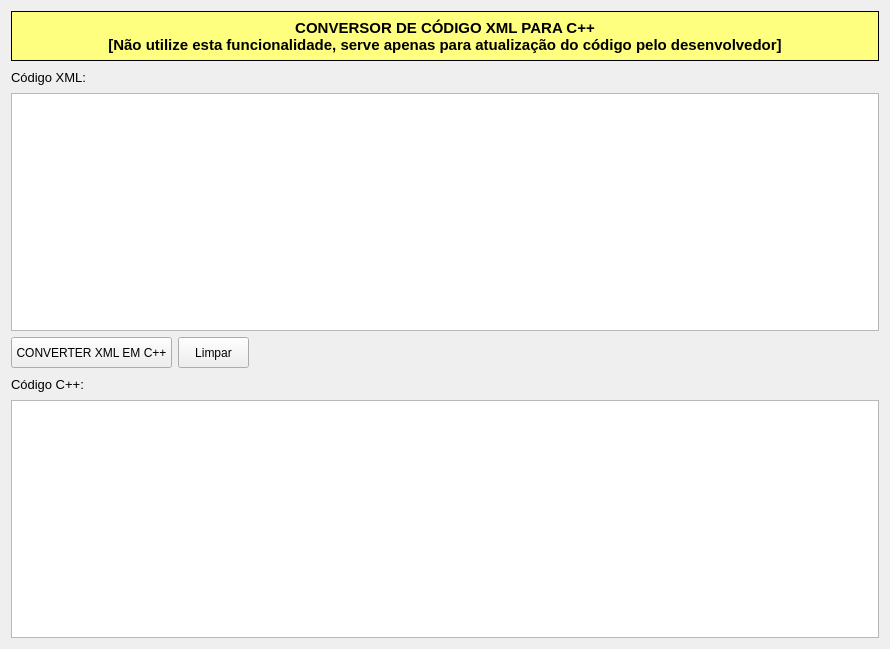
<?xml version="1.0" encoding="UTF-8"?>
<ui version="4.0">
 <class>CoderXML</class>
 <widget class="QWidget" name="CoderXML">
  <property name="geometry">
   <rect>
    <x>0</x>
    <y>0</y>
    <width>890</width>
    <height>649</height>
   </rect>
  </property>
  <property name="windowTitle">
   <string>Form</string>
  </property>
  <layout class="QVBoxLayout" name="verticalLayout">
   <item>
    <widget class="QLabel" name="label_3">
     <property name="minimumSize">
      <size>
       <width>0</width>
       <height>50</height>
      </size>
     </property>
     <property name="font">
      <font>
       <pointsize>11</pointsize>
       <weight>75</weight>
       <bold>true</bold>
      </font>
     </property>
     <property name="styleSheet">
      <string notr="true">background-color: rgb(255, 255, 127);</string>
     </property>
     <property name="frameShape">
      <enum>QFrame::Box</enum>
     </property>
     <property name="text">
      <string>CONVERSOR DE CÓDIGO XML PARA C++
[Não utilize esta funcionalidade, serve apenas para atualização do código pelo desenvolvedor]</string>
     </property>
     <property name="alignment">
      <set>Qt::AlignCenter</set>
     </property>
    </widget>
   </item>
   <item>
    <layout class="QHBoxLayout" name="horizontalLayout_2">
     <item>
      <widget class="QLabel" name="label">
       <property name="font">
        <font>
         <pointsize>10</pointsize>
        </font>
       </property>
       <property name="text">
        <string>Código XML:</string>
       </property>
      </widget>
     </item>
     <item>
      <spacer name="horizontalSpacer_2">
       <property name="orientation">
        <enum>Qt::Horizontal</enum>
       </property>
       <property name="sizeHint" stdset="0">
        <size>
         <width>40</width>
         <height>20</height>
        </size>
       </property>
      </spacer>
     </item>
    </layout>
   </item>
   <item>
    <widget class="QPlainTextEdit" name="entradaPlainTextEdit"/>
   </item>
   <item>
    <layout class="QHBoxLayout" name="horizontalLayout">
     <item>
      <widget class="QPushButton" name="pushButtonConverter">
       <property name="minimumSize">
        <size>
         <width>161</width>
         <height>31</height>
        </size>
       </property>
       <property name="maximumSize">
        <size>
         <width>161</width>
         <height>31</height>
        </size>
       </property>
       <property name="text">
        <string>CONVERTER XML EM C++</string>
       </property>
      </widget>
     </item>
     <item>
      <widget class="QPushButton" name="pushButtonLimpar">
       <property name="minimumSize">
        <size>
         <width>71</width>
         <height>31</height>
        </size>
       </property>
       <property name="maximumSize">
        <size>
         <width>71</width>
         <height>31</height>
        </size>
       </property>
       <property name="text">
        <string>Limpar</string>
       </property>
      </widget>
     </item>
     <item>
      <spacer name="horizontalSpacer_4">
       <property name="orientation">
        <enum>Qt::Horizontal</enum>
       </property>
       <property name="sizeHint" stdset="0">
        <size>
         <width>40</width>
         <height>20</height>
        </size>
       </property>
      </spacer>
     </item>
    </layout>
   </item>
   <item>
    <layout class="QHBoxLayout" name="horizontalLayout_3">
     <item>
      <widget class="QLabel" name="label_2">
       <property name="font">
        <font>
         <pointsize>10</pointsize>
        </font>
       </property>
       <property name="text">
        <string>Código C++:</string>
       </property>
      </widget>
     </item>
     <item>
      <spacer name="horizontalSpacer_3">
       <property name="orientation">
        <enum>Qt::Horizontal</enum>
       </property>
       <property name="sizeHint" stdset="0">
        <size>
         <width>40</width>
         <height>20</height>
        </size>
       </property>
      </spacer>
     </item>
    </layout>
   </item>
   <item>
    <widget class="QPlainTextEdit" name="saidaPlainTextEdit"/>
   </item>
  </layout>
 </widget>
 <resources/>
 <connections/>
</ui>
